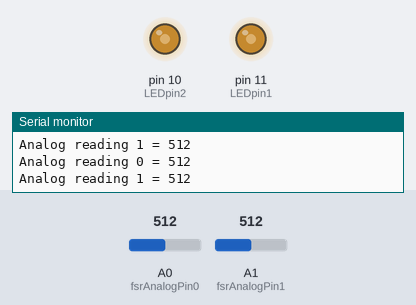
Bench run of a sketch on a simulated Arduino Uno, built with avr-gcc and run on an emulated ATmega328P. Shown: output pins drawn as LEDs (lit = HIGH), the last lines printed to the serial monitor. The inputs (shaded band) are chosen by the test bench; at power-on: A0 (fsrAnalogPin0) = 512, A1 (fsrAnalogPin1) = 512.

Above: at 1.2 s.
1.3 s: A0 (fsrAnalogPin0) set to 716
At 2.5 s:
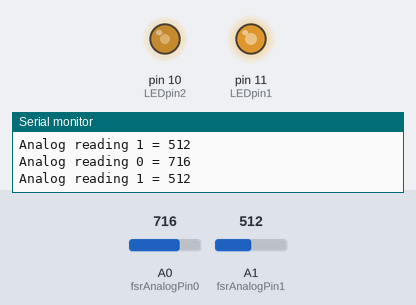
2.8 s: A1 (fsrAnalogPin1) set to 992
At 3.1 s:
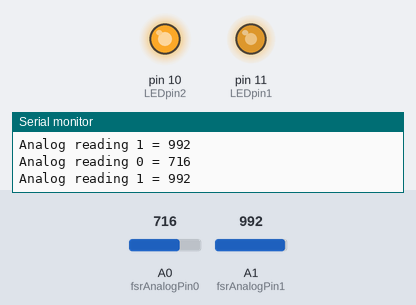
4.3 s: A1 (fsrAnalogPin1) set to 1016
At 4.8 s:
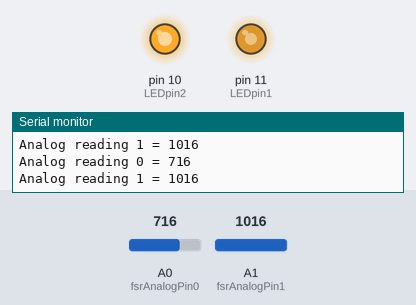
7.3 s: A0 (fsrAnalogPin0) set to 900
At 8.3 s:
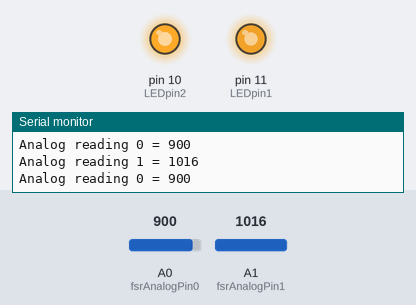
8.8 s: A1 (fsrAnalogPin1) set to 716
At 9.9 s:
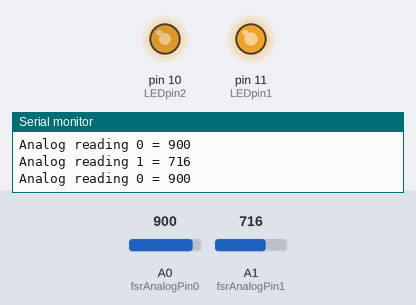
10.3 s: A0 (fsrAnalogPin0) set to 511
At 11.5 s:
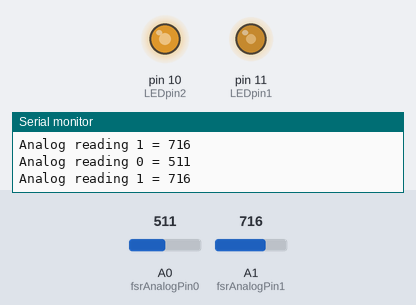
Timing chart, 0 to 12.8 s (numbered marks = the images above; inputs shaded):
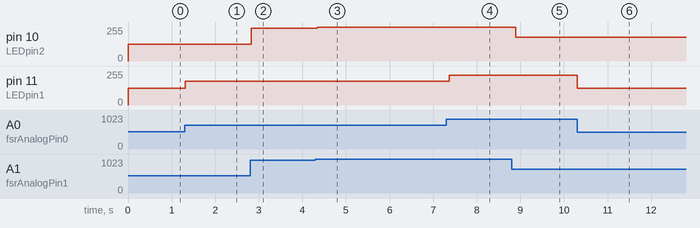

The sketch:

FSR_ligth_test.ino
```cpp
/* FSR testing sketch.

Connect one end of FSR to 5V, the other end to Analog 0.
Then connect one end of a 10K resistor from Analog 0 to ground
Connect LED from pin 11 through a resistor to ground

For more information see www.ladyada.net/learn/sensors/fsr.html */

int fsrAnalogPin0 = A0;
int fsrAnalogPin1 = A1;// FSR is connected to analog 0
int LEDpin1 = 11;
int LEDpin2 = 10; // connect Red LED to pin 11 (PWM pin)
int fsrReading0;
int fsrReading1;// the analog reading from the FSR resistor divider
int LEDbrightness0;
int LEDbrightness1;

void setup(void) {
  Serial.begin(9600);   // We'll send debugging information via the Serial monitor
  pinMode(LEDpin1, OUTPUT);
  pinMode(LEDpin2, OUTPUT);
}

void loop(void) {
  fsrReading0 = analogRead(fsrAnalogPin0);
  Serial.print("Analog reading 0 = ");
  Serial.println(fsrReading0);

  // we'll need to change the range from the analog reading (0-1023) down to the range
  // used by analogWrite (0-255) with map!
  LEDbrightness0 = map(fsrReading0, 0, 1023, 0, 255);
  // LED gets brighter the harder you press
  analogWrite(LEDpin1, LEDbrightness0);

   fsrReading1 = analogRead(fsrAnalogPin1);
  Serial.print("Analog reading 1 = ");
  Serial.println(fsrReading1);

    // we'll need to change the range from the analog reading (0-1023) down to the range
  // used by analogWrite (0-255) with map!
  LEDbrightness1 = map(fsrReading1, 0, 1023, 0, 255);
  // LED gets brighter the harder you press
  analogWrite(LEDpin2, LEDbrightness1);

  delay(100);
}
```

Measured:
- after the input at 1.3 s, pin 11 (LEDpin1): 127/255 → 178/255 at once
- after the input at 2.8 s, pin 10 (LEDpin2): 127/255 → 247/255 at once
- after the input at 4.3 s, pin 10 (LEDpin2): 247/255 → 253/255 at once
- after the input at 7.3 s, pin 11 (LEDpin1): 178/255 → 224/255 after 0.07 s
- after the input at 8.8 s, pin 10 (LEDpin2): 253/255 → 178/255 after 0.09 s
- after the input at 10.3 s, pin 11 (LEDpin1): 224/255 → 127/255 at once
